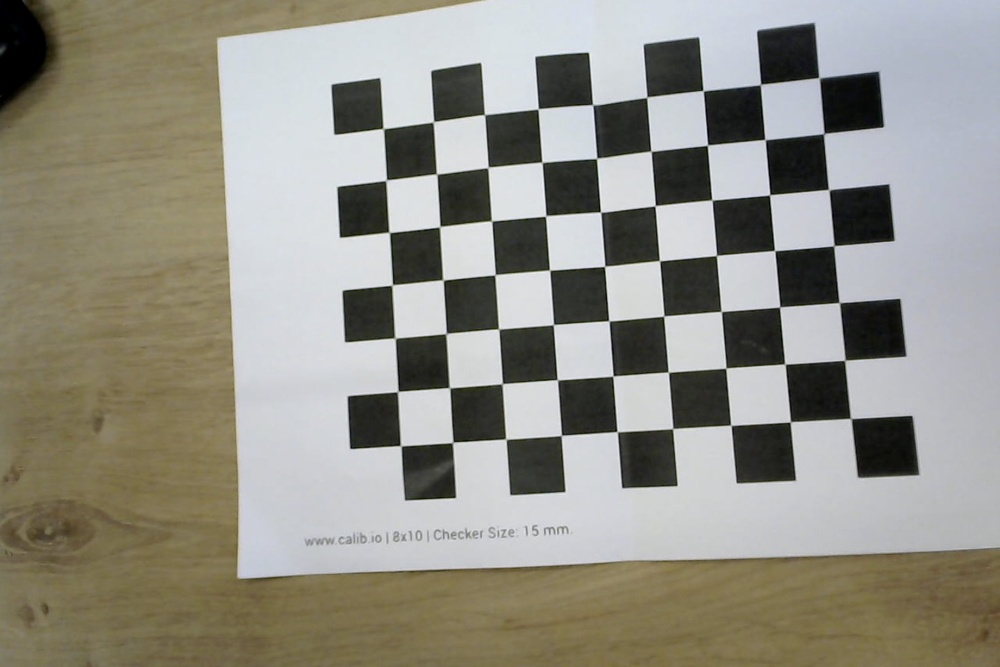
#> input picture cal2/1.jpg, 1000 x 667 px, shrunk from 1440 x 960 before the run
$ jupyter execute --allow-errors feature.ipynb
#> lines starting #> are read from the running program, lines starting #| are printed output that depends on the picture; after the words box and inside, x2 and y2 are one past the last pixel; in counts of white or black regions, pixels touching at a corner belong together
[cell 1]
import cv2
import numpy as np
import matplotlib.pyplot as plt

# Define chessboard size (Adjust if necessary)
chessboard_size = (7, 9)  # (Columns, Rows) - Change if needed
square_size = 15.0  # Set to 1.0 if unknown

# Prepare object points (3D points of chessboard corners in real-world)
objp = np.zeros((chessboard_size[0] * chessboard_size[1], 3), np.float32)
objp[:, :2] = np.mgrid[0:chessboard_size[0], 0:chessboard_size[1]].T.reshape(-1, 2) * square_size

# Lists to store 3D points (object points) and 2D points (image points)
objpoints = []  # Real-world points
imgpoints = []  # Image points (detected corners)

# List of calibration images (jpg format)
image_paths = ["cal2/1.jpg","cal2/2.jpg","cal2/3.jpg","cal2/4.jpg","cal2/5.jpg","cal2/6.jpg","cal2/7.jpg","cal2/8.jpg",]

# Read and process each calibration image
for img_path in image_paths:
    img = cv2.imread(img_path)   #Reads the image from the specified path
#> img is the input picture: shape (667, 1000, 3); mean B, G, R 133.9, 143.9, 146

    if img is None:
        print(f"Error: Could not load {img_path}")
        continue

    gray = cv2.cvtColor(img, cv2.COLOR_BGR2GRAY)  # Convert to grayscale
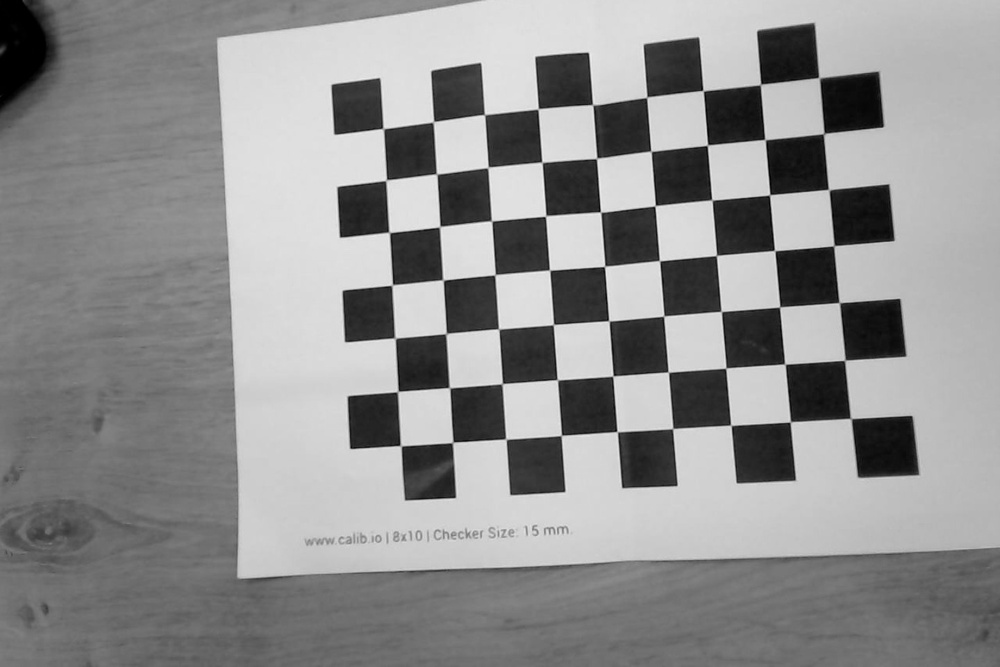
#> gray: shape (667, 1000); min 0, max 240, mean 143.4

    # Detect chessboard corners
    ret, corners = cv2.findChessboardCorners(gray, chessboard_size, None) # Detects the corners of a chessboard pattern,
#> ret = True; corners = 63 rows, first 8: [818.5, 77.36], [823.7, 133.7], [828.5, 189.5], [834, 245.6], [839.3, 302.6], [844.5, 360.5], [850.6, 418.4], [760.5, 84.35]
    #gray: The grayscale input image.
    #chessboard_size: The number of inner corners per chessboard row and column.

    #Reutrns of the functions are as follows:

    #ret: Boolean indicating success (True) or failure (False) in detecting the chessboard.
    #corners: Detected corner positions (if found).


    if ret:
        objpoints.append(objp)
        imgpoints.append(corners)

        # Draw and display the corners
        cv2.drawChessboardCorners(img, chessboard_size, corners, ret) # Draws detected chessboard corners on an image.
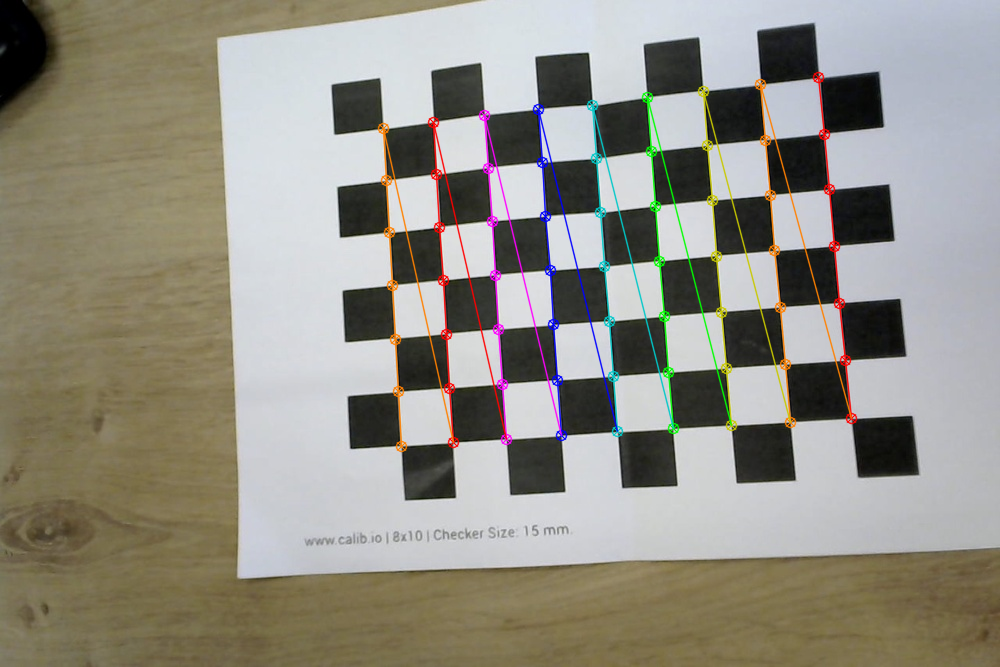
#> img: shape (667, 1000, 3); 3.27% of pixels changed, all inside (x1, y1, x2, y2) = (377, 71, 858, 453)
        plt.imshow(cv2.cvtColor(img, cv2.COLOR_BGR2RGB)) # Displays an image using Matplotlib.
        plt.title(f"Detected Corners - {img_path}")
        plt.axis("off")
        plt.show()
    else:
        print(f"Chessboard not detected in {img_path}")
#> pass 2 of the loop `for img_path in image_paths:`:
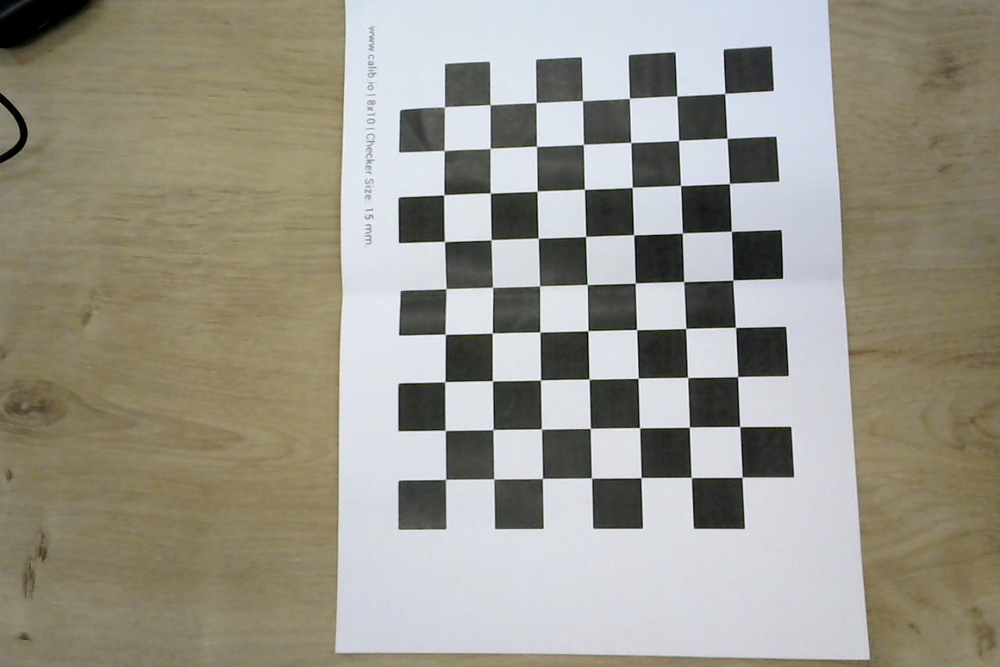
#> input picture cal2/2.jpg, 1000 x 667 px, shrunk from 1440 x 960 before the run
#> img is the input picture: shape (667, 1000, 3); mean B, G, R 138.9, 150.7, 153.7
#> `gray = cv2.cvtColor(img, cv2.COLOR_BGR2GRAY)`:
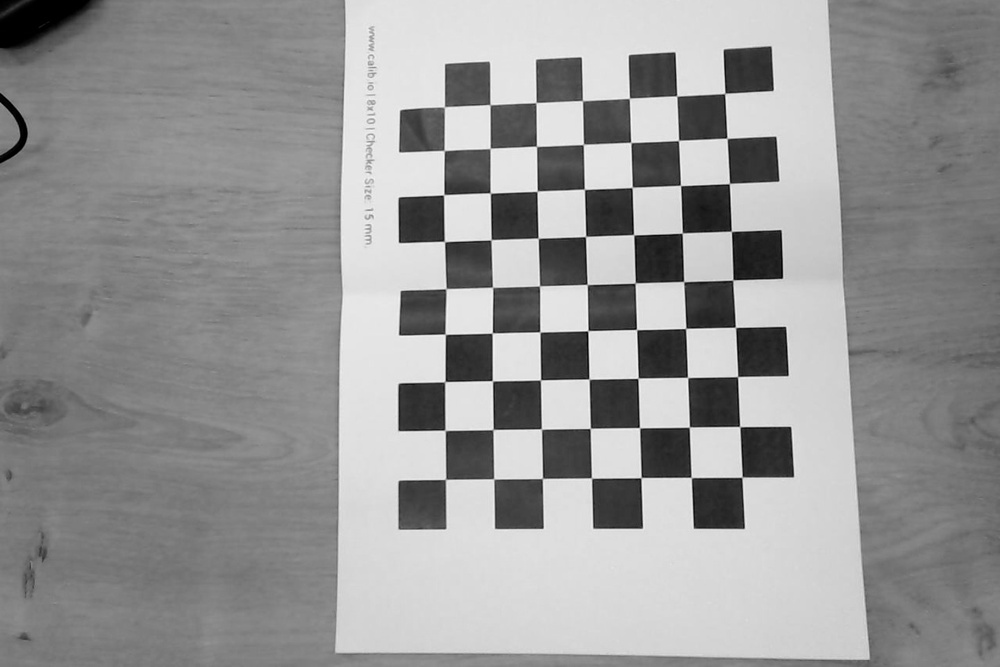
#> gray: shape (667, 1000); min 0, max 249, mean 150.2
#> corners = 63 rows, first 8: [741.8, 477.3], [691.3, 477.6], [641.1, 477.6], [591.5, 478], [542.4, 478.3], [493.6, 478.7], [445.5, 479.3], [739.6, 426.6]
#> `cv2.drawChessboardCorners(img, chessboard_size, corners, ret)`:
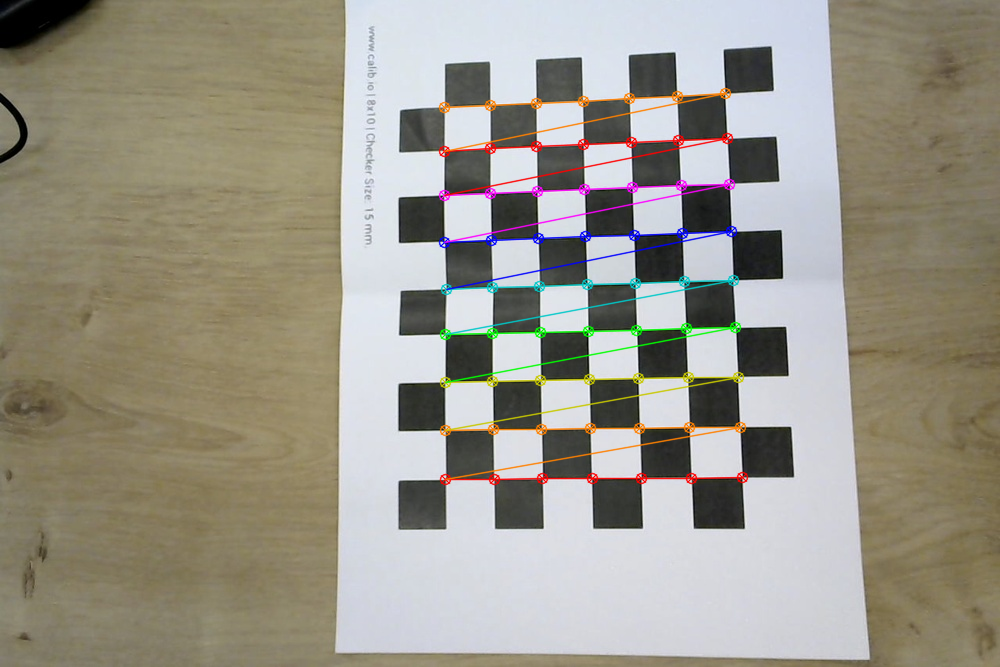
#> img: shape (667, 1000, 3); 2.96% of pixels changed, all inside (x1, y1, x2, y2) = (438, 87, 749, 486)
#> pass 3 of the loop `for img_path in image_paths:`:
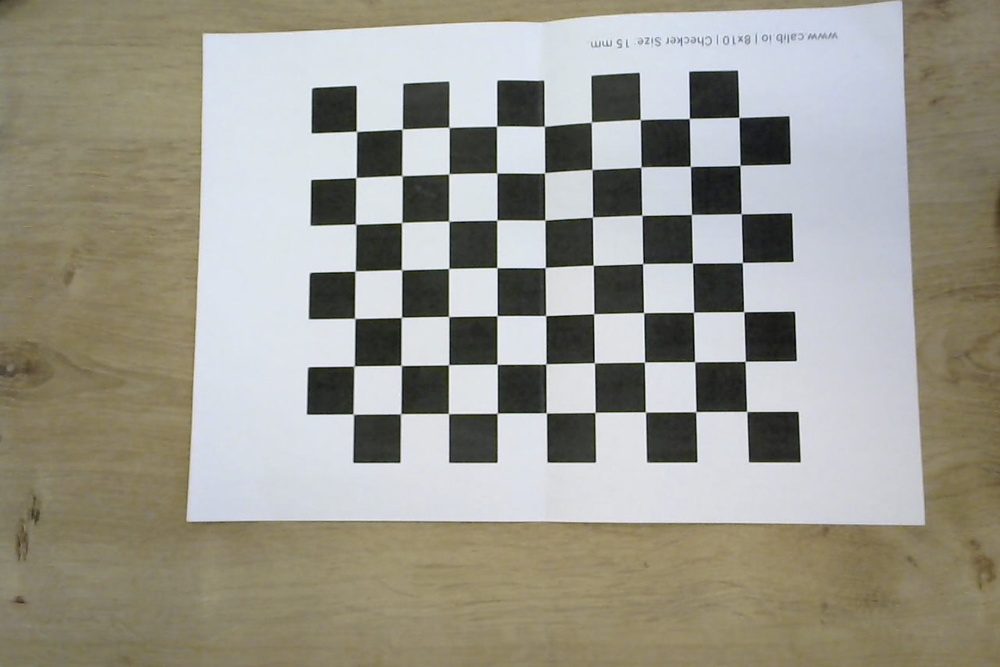
#> input picture cal2/3.jpg, 1000 x 667 px, shrunk from 1440 x 960 before the run
#> img is the input picture: shape (667, 1000, 3); mean B, G, R 142.4, 153.1, 155.2
#> `gray = cv2.cvtColor(img, cv2.COLOR_BGR2GRAY)`:
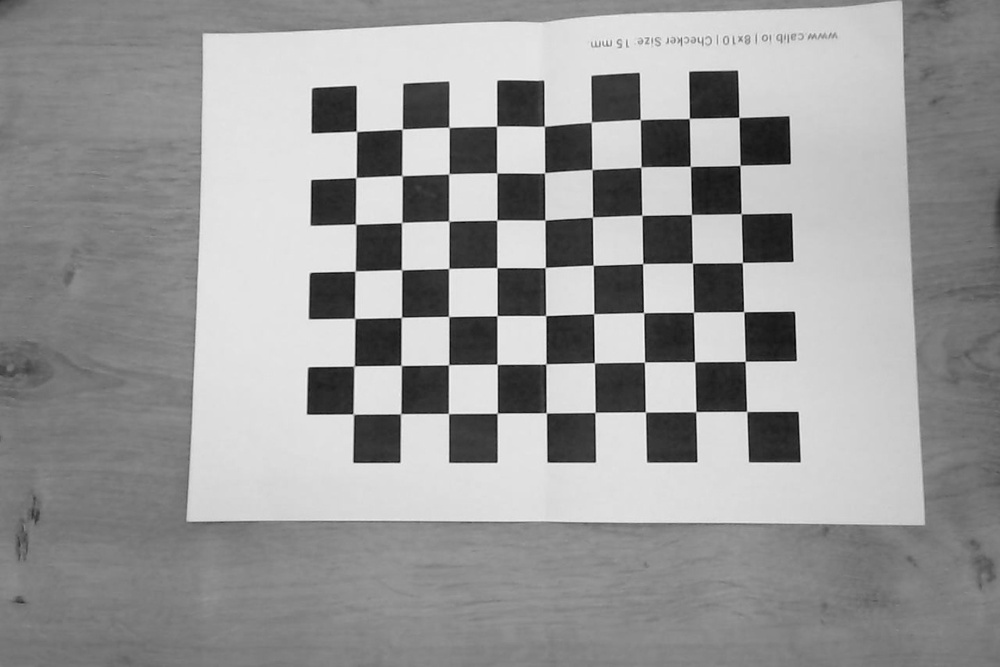
#> gray: shape (667, 1000); min 1, max 248, mean 152.5
#> corners = 63 rows, first 8: [738.9, 117.3], [739.9, 165.3], [741.1, 213.7], [742.3, 262.4], [743.6, 311.6], [745.2, 361.3], [746.6, 411.3], [689.2, 118.4]
#> `cv2.drawChessboardCorners(img, chessboard_size, corners, ret)`:
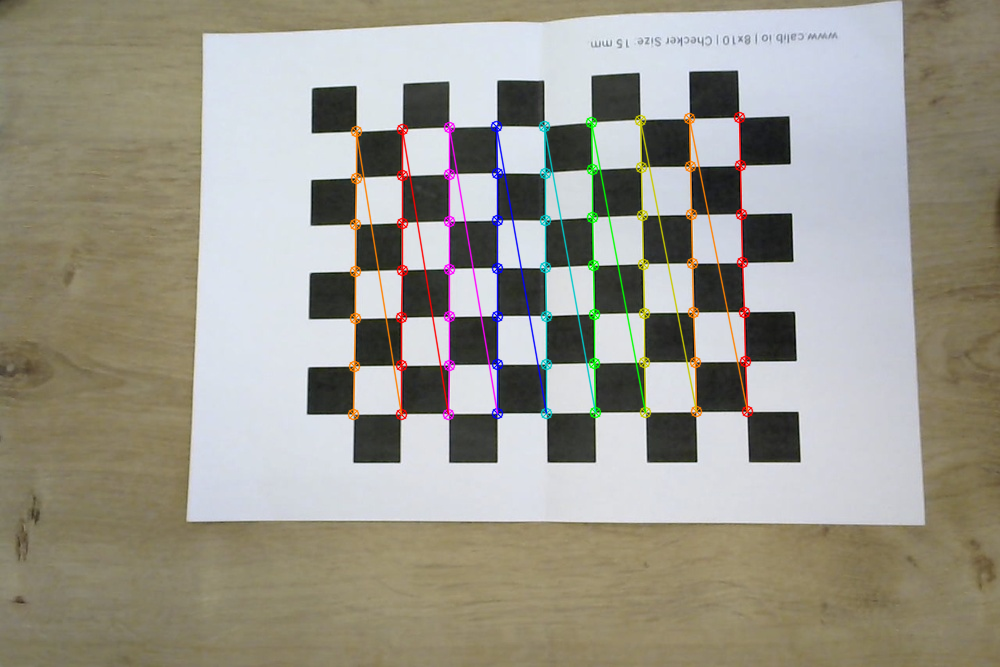
#> img: shape (667, 1000, 3); 2.97% of pixels changed, all inside (x1, y1, x2, y2) = (347, 111, 754, 421)
#> the loop made 8 passes; the first 3 are shown

## Intrinsic Parameters

[cell 2]
# Performed camera calibration
if len(objpoints) > 0 and len(imgpoints) > 0:
    ret, K, dist, rvecs, tvecs = cv2.calibrateCamera(objpoints, imgpoints, gray.shape[::-1], None, None) #Computes the intrinsic parameters
    #(camera matrix K) and extrinsic parameters (rotation and translation vectors) of the camera.

    #objpoints: 3D real-world coordinates of chessboard corners.
    #imgpoints: 2D image coordinates of detected corners.
    #gray.shape[::-1]: Image size in (width, height) format.
    #None, None: The initial guess for cameraMatrix and distCoeffs (optional).

    #ret: The RMS (Root Mean Square) re-projection error, indicating calibration accuracy.
    #K: The intrinsic matrix (camera matrix).
    #dist: The distortion coefficients (to correct lens distortion).
    #rvecs: Rotation vectors for each calibration image.
    #tvecs: Translation vectors for each calibration image.


    print("Intrinsic Matrix (K):\n", K)
    print("\nDistortion Coefficients:\n", dist)

    # Computed reprojection error
    reprojection_error = 0
    for i in range(len(objpoints)):
        imgpoints2, _ = cv2.projectPoints(objpoints[i], rvecs[i], tvecs[i], K, dist) # Reprojects 3D world points (objectPoints) back into 2D image space using the computed camera parameters.
        error = cv2.norm(imgpoints[i], imgpoints2, cv2.NORM_L2) / len(imgpoints2)    # Computes the difference (error) between two sets of points using the L2 norm (Euclidean distance).

        reprojection_error += error
    reprojection_error /= len(objpoints)

    print("\nReprojection Error:", reprojection_error)

else:
    print("Calibration failed: No valid chessboard detections.")
